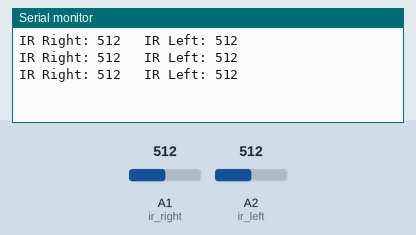
The sketch below on a simulated Arduino Uno, built with avr-gcc and run on an emulated ATmega328P. Parts: the last lines printed to the serial monitor. The test bench sets the inputs (shaded band); at power-on: A1 (ir_right) = 512, A2 (ir_left) = 512.

Above: at 1.3 s.
1.4 s: A1 (ir_right) set to 716
At 1.9 s:
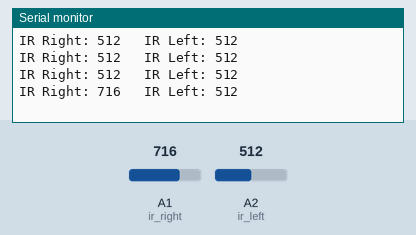
2.9 s: A2 (ir_left) set to 716
At 3.4 s:
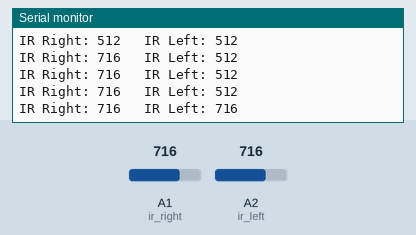
4.4 s: A1 (ir_right) set to 900
At 4.9 s:
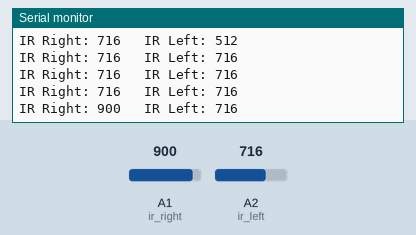
5.9 s: A2 (ir_left) set to 900
At 6.4 s:
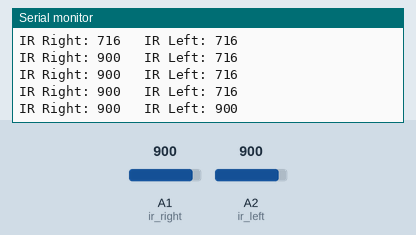
Timing chart, 0 to 8.4 s (numbered marks = the images above; inputs shaded):
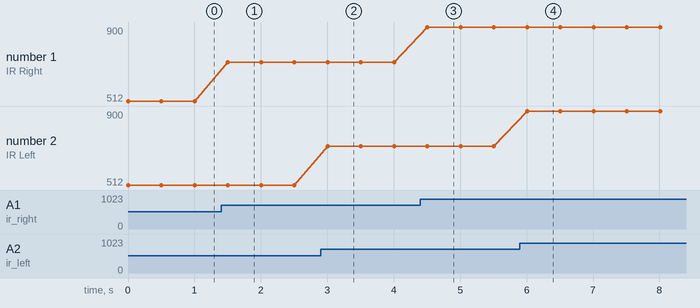

Measured:
- after the input at 1.4 s, the serial monitor: prints a new line after 0.10 s (image 1)
- after the input at 2.9 s, the serial monitor: prints a new line after 0.10 s (image 2)
- after the input at 4.4 s, the serial monitor: prints a new line after 0.11 s (image 3)
- after the input at 5.9 s, the serial monitor: prints a new line after 0.11 s (image 4)
- plotted number 1: 512 → 716 after the input at 1.4 s, 716 → 900 after the input at 4.4 s

The sketch:

ir_tester.ino
```cpp
// define IR pins
#define ir_right A1
#define ir_left A2

void setup() {
  Serial.begin(9600);
}

void loop() {
  // Read IR sensor values
  int ir_right_value = analogRead(ir_right);
  int ir_left_value = analogRead(ir_left);

  // Print values to Serial Monitor
  Serial.print("IR Right: ");
  Serial.print(ir_right_value);
  Serial.print("\t IR Left: ");
  Serial.println(ir_left_value);

  delay(500); // Adjust delay as needed
}
```
